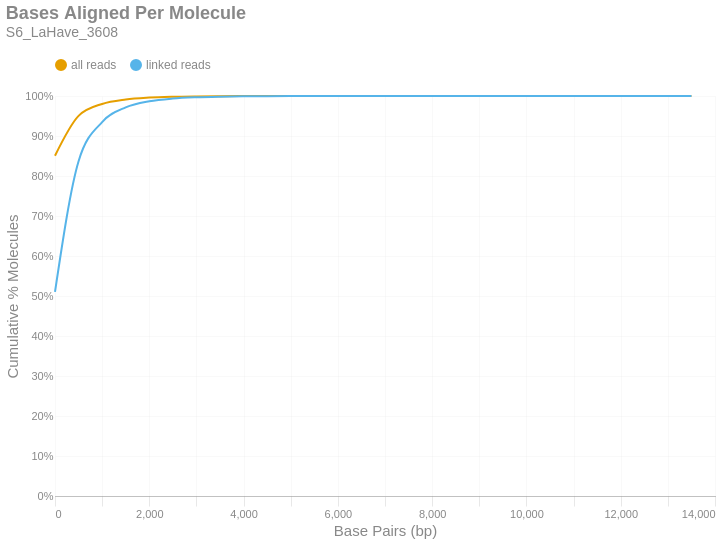

Source (notebook cell):
### Markdown cell above
### Bases Aligned Per Molecule
This is a cumulative frequency distribution showing the number of base pairs aligned per unique molecule. These data are shown in 500 bp bins. There are two distributions: one with `all reads` (yellow) and another with only `linked reads` (blue). The percent of molecules in the `linked reads` distribution is relative to the total number of linked molecules.

### Code cell
if SKIPLR:
    print_html(f"Skipped")
else:
    binned_df = consolidated_hist(valids['aligned_bp'], mask, 500, True)
    with SafeRender(binned_df):
        (
            density_plot(binned_df, 'Bases Aligned Per Molecule', samplename, 'basesper')
            .encode(
                x=alt.X('bin:Q', title="Base Pairs (bp)").axis(tickMinStep=500).scale(padding=0),
                y=alt.Y('value:Q', title='Cumulative % Molecules')
                    .axis(format='%')
                    .scale(domain = [0,1])
                    .stack(False),
                color=alt.Color("key:N").scale(domain = ["all reads", "linked reads"]),
                tooltip = [
                    alt.Tooltip("key:N", title = "Data Type"),
                    alt.Tooltip("range_label:N", title="Bases Aligned Per Molecule"),
                    alt.Tooltip("value:Q", format = ".2%", title="% Molecules (Cum.)")
                ]
            )
        ).display()

### Figure 1 — Vega-Lite specification as saved in the notebook (floating-point values rounded to 4 significant figures)
{"width": "container", "height": 400, "config": {"title": {"anchor": "start", "dy": -15, "fontSize": 18, "color": "#888888", "subtitleColor": "#888888", "subtitleFontSize": 14}, "arc": {"fill": "#0072B2"}, "axis": {"domainColor": "#888888", "domainWidth": 0.5, "gridWidth": 0.2, "grid": false, "titleFontWeight": 400, "titleFontSize": 15, "labelFontSize": 11, "labelColor": "#888888", "tickColor": "#888888", "tickWidth": 0.2, "titleColor": "#888888"}, "axisBand": {"grid": false}, "axisX": {"grid": true, "tickSize": 10, "domainCap": "round"}, "axisY": {"domain": false, "grid": true, "tickSize": 0, "domainCap": "round"}, "background": "transparent", "header": {"labelFontSize": 15, "labelColor": "#888888", "titleFontSize": 15, "titleFontWeight": 600, "titleColor": "#888888"}, "legend": {"labelFont": "sans-serif", "labelFontSize": 12, "labelColor": "#888888", "symbolSize": 100, "symbolType": "circle", "titleFontSize": 12, "titlePadding": 10, "titleColor": "#888888", "title": null, "orient": "top"}, "range": {"category": ["#E69F00", "#56B4E9", "#009E73", "#F0E442", "#0072B2", "#D55E00", "#CC79A7", "#000000"], "diverging": ["#cfe8f3", "#a2d4ec", "#73bfe2", "#46abdb", "#1696d2", "#12719e"]}, "area": {"fill": "#0072B2", "fillOpacity": 0.7, "line": true, "strokeOpacity": 0.7}, "line": {"color": "#0072B2", "stroke": "#0072B2", "strokeWidth": 2}, "trail": {"color": "#0072B2", "stroke": "#0072B2", "strokeWidth": 0, "size": 1}, "point": {"filled": true, "fillOpacity": 1.0, "size": 95}, "text": {"color": "#888888", "fontSize": 11, "align": "right", "fontWeight": 400, "size": 11}, "bar": {"fill": "#0072B2", "stroke": null}, "view": {"stroke": null, "continuousWidth": 660, "continuousHeight": 400}}, "data": {"name": "data-c792cc495eae3673f40cbbd598b250b4"}, "mark": {"type": "line", "interpolate": "monotone", "point": {"opacity": 0, "size": 275}}, "encoding": {"color": {"field": "key", "scale": {"domain": ["all reads", "linked reads"]}, "type": "nominal"}, "tooltip": [{"field": "key", "title": "Data Type", "type": "nominal"}, {"field": "range_label", "title": "Bases Aligned Per Molecule", "type": "nominal"}, {"field": "value", "format": ".2%", "title": "% Molecules (Cum.)", "type": "quantitative"}], "x": {"axis": {"tickMinStep": 500}, "field": "bin", "scale": {"padding": 0}, "title": "Base Pairs (bp)", "type": "quantitative"}, "y": {"axis": {"format": "%"}, "field": "value", "scale": {"domain": [0, 1]}, "stack": false, "title": "Cumulative % Molecules", "type": "quantitative"}}, "params": [{"name": "param_c36ac31b6afebe62", "select": {"type": "point", "fields": ["key"]}, "bind": "legend"}], "title": {"text": "Bases Aligned Per Molecule", "subtitle": "S6_LaHave_3608"}, "transform": [{"fold": ["all reads (cumsum)", "linked reads (cumsum)"]}, {"calculate": "replace(datum.key, ' (cumsum)', '')", "as": "key"}, {"filter": {"param": "param_c36ac31b6afebe62"}}], "usermeta": {"embedOptions": {"downloadFileName": "S6_LaHave_3608.basesper"}}, "$schema": "https://vega.github.io/schema/vega-lite/v6.1.0.json", "datasets": {"data-c792cc495eae3673f40cbbd598b250b4": [{"bin": "0.0", "interval": "0.0-500.0", "all reads": 0.8506, "linked reads": 0.5105, "all reads (cumsum)": 0.8506, "linked reads (cumsum)": 0.5105, "range_label": "0-499"}, {"bin": "500.0", "interval": "500.0-1000.0", "all reads": 0.09973, "linked reads": 0.3265, "all reads (cumsum)": 0.9504, "linked reads (cumsum)": 0.8369, "range_label": "500-999"}, {"bin": "1000.0", "interval": "1000.0-1500.0", "all reads": 0.02981, "linked reads": 0.09791, "all reads (cumsum)": 0.9802, "linked reads (cumsum)": 0.9349, "range_label": "1000-1499"}, {"bin": "1500.0", "interval": "1500.0-2000.0", "all reads": 0.01118, "linked reads": 0.03672, "all reads (cumsum)": 0.9913, "linked reads (cumsum)": 0.9716, "range_label": "1500-1999"}, {"bin": "2000.0", "interval": "2000.0-2500.0", "all reads": 0.004654, "linked reads": 0.01529, "all reads (cumsum)": 0.996, "linked reads (cumsum)": 0.9869, "range_label": "2000-2499"}, {"bin": "2500.0", "interval": "2500.0-3000.0", "all reads": 0.002095, "linked reads": 0.006881, "all reads (cumsum)": 0.9981, "linked reads (cumsum)": 0.9937, "range_label": "2500-2999"}, {"bin": "3000.0", "interval": "3000.0-3500.0", "all reads": 0.0009539, "linked reads": 0.003133, "all reads (cumsum)": 0.9991, "linked reads (cumsum)": 0.9969, "range_label": "3000-3499"}, {"bin": "3500.0", "interval": "3500.0-4000.0", "all reads": 0.0004581, "linked reads": 0.001505, "all reads (cumsum)": 0.9995, "linked reads (cumsum)": 0.9984, "range_label": "3500-3999"}, {"bin": "4000.0", "interval": "4000.0-4500.0", "all reads": 0.000236, "linked reads": 0.0007751, "all reads (cumsum)": 0.9997, "linked reads (cumsum)": 0.9992, "range_label": "4000-4499"}, {"bin": "4500.0", "interval": "4500.0-5000.0", "all reads": 0.0001237, "linked reads": 0.0004064, "all reads (cumsum)": 0.9999, "linked reads (cumsum)": 0.9996, "range_label": "4500-4999"}, {"bin": "5000.0", "interval": "5000.0-5500.0", "all reads": 6.114e-05, "linked reads": 0.0002008, "all reads (cumsum)": 0.9999, "linked reads (cumsum)": 0.9998, "range_label": "5000-5499"}, {"bin": "5500.0", "interval": "5500.0-6000.0", "all reads": 3.191e-05, "linked reads": 0.0001048, "all reads (cumsum)": 1.0, "linked reads (cumsum)": 0.9999, "range_label": "5500-5999"}, {"bin": "6000.0", "interval": "6000.0-6500.0", "all reads": 1.607e-05, "linked reads": 5.277e-05, "all reads (cumsum)": 1.0, "linked reads (cumsum)": 0.9999, "range_label": "6000-6499"}, {"bin": "6500.0", "interval": "6500.0-7000.0", "all reads": 1.004e-05, "linked reads": 3.298e-05, "all reads (cumsum)": 1.0, "linked reads (cumsum)": 1.0, "range_label": "6500-6999"}, {"bin": "7000.0", "interval": "7000.0-7500.0", "all reads": 4.686e-06, "linked reads": 1.539e-05, "all reads (cumsum)": 1.0, "linked reads (cumsum)": 1.0, "range_label": "7000-7499"}, {"bin": "7500.0", "interval": "7500.0-8000.0", "all reads": 2.678e-06, "linked reads": 8.795e-06, "all reads (cumsum)": 1.0, "linked reads (cumsum)": 1.0, "range_label": "7500-7999"}, {"bin": "8000.0", "interval": "8000.0-8500.0", "all reads": 1.674e-06, "linked reads": 5.497e-06, "all reads (cumsum)": 1.0, "linked reads (cumsum)": 1.0, "range_label": "8000-8499"}, {"bin": "8500.0", "interval": "8500.0-9000.0", "all reads": 1.004e-06, "linked reads": 3.298e-06, "all reads (cumsum)": 1.0, "linked reads (cumsum)": 1.0, "range_label": "8500-8999"}, {"bin": "9000.0", "interval": "9000.0-9500.0", "all reads": 1.227e-06, "linked reads": 4.031e-06, "all reads (cumsum)": 1.0, "linked reads (cumsum)": 1.0, "range_label": "9000-9499"}, {"bin": "9500.0", "interval": "9500.0-10000.0", "all reads": 6.694e-07, "linked reads": 2.199e-06, "all reads (cumsum)": 1.0, "linked reads (cumsum)": 1.0, "range_label": "9500-9999"}, {"bin": "10000.0", "interval": "10000.0-10500.0", "all reads": 1.116e-07, "linked reads": 3.665e-07, "all reads (cumsum)": 1.0, "linked reads (cumsum)": 1.0, "range_label": "10000-10499"}, {"bin": "10500.0", "interval": "10500.0-11000.0", "all reads": 1.116e-07, "linked reads": 3.665e-07, "all reads (cumsum)": 1.0, "linked reads (cumsum)": 1.0, "range_label": "10500-10999"}, {"bin": "11000.0", "interval": "11000.0-11500.0", "all reads": 1.116e-07, "linked reads": 3.665e-07, "all reads (cumsum)": 1.0, "linked reads (cumsum)": 1.0, "range_label": "11000-11499"}, {"bin": "11500.0", "interval": "11500.0-12000.0", "all reads": 0.0, "linked reads": 0.0, "all reads (cumsum)": 1.0, "linked reads (cumsum)": 1.0, "range_label": "11500-11999"}, {"bin": "12000.0", "interval": "12000.0-12500.0", "all reads": 0.0, "linked reads": 0.0, "all reads (cumsum)": 1.0, "linked reads (cumsum)": 1.0, "range_label": "12000-12499"}, {"bin": "12500.0", "interval": "12500.0-13000.0", "all reads": 0.0, "linked reads": 0.0, "all reads (cumsum)": 1.0, "linked reads (cumsum)": 1.0, "range_label": "12500-12999"}, {"bin": "13000.0", "interval": "13000.0-13500.0", "all reads": 0.0, "linked reads": 0.0, "all reads (cumsum)": 1.0, "linked reads (cumsum)": 1.0, "range_label": "13000-13499"}, {"bin": "13500.0", "interval": "13500.0-14000.0", "all reads": 1.116e-07, "linked reads": 3.665e-07, "all reads (cumsum)": 1.0, "linked reads (cumsum)": 1.0, "range_label": "13500-13999"}]}}
